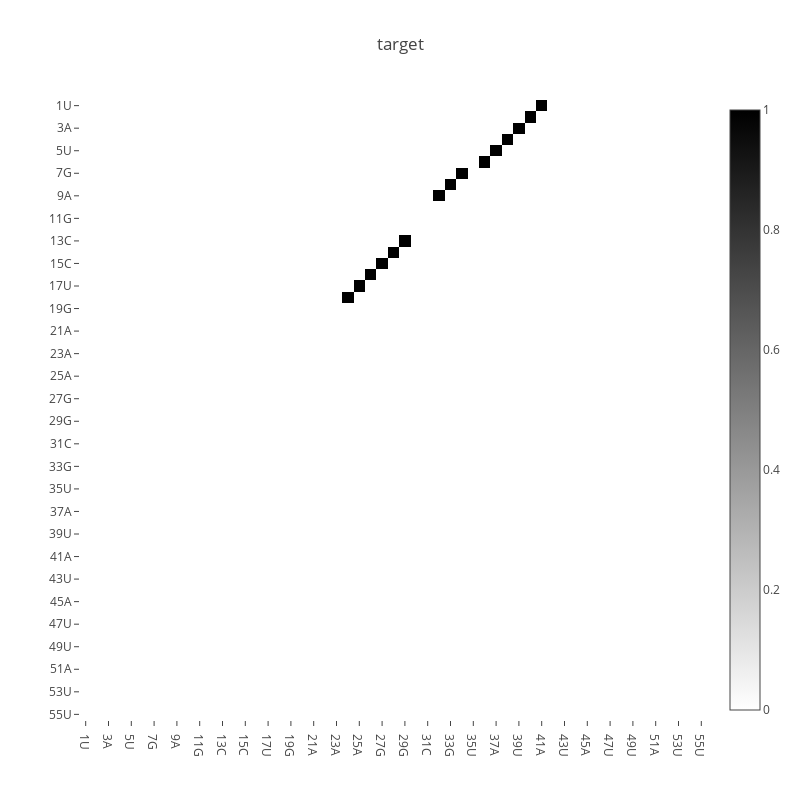

Notebook cell for this chart:
### Code cell
axis_label = ["{}{}".format(i+1, x) for i, x in enumerate(seq)]
# axis_label = ["{}{}".format(i, x) for i, x in enumerate(seq)]

fig = go.Figure(data=[go.Heatmap(
                   z=target,
                   x=axis_label,
                   y=axis_label,
    reversescale=True,
    colorscale='Greys')])

# layout = dict(
#     title='target',
#     xaxis=dict(title='seq'),
#     yaxis=dict(title='seq', autorange='reversed'),
#      height=800,
#     width=800,
#     )
layout = dict(
    title='target',
#     xaxis=dict(title='seq'),
    yaxis=dict(autorange='reversed'),
     height=800,
    width=800,
    )
fig['layout'].update(layout)
iplot(fig)

### Figure 1 — Plotly figure (JSON) as saved in the notebook; plotly's stock layout.template omitted (floating-point values rounded to 4 significant figures; data arrays with more than 128 entries replaced by an {"elided": "..."} marker saying what was removed)
{"data": [{"colorscale": "Greys", "reversescale": true, "type": "heatmap", "uid": "5e8f7c4a-63e8-45b5-92df-995e2931020d", "x": ["1U", "2C", "3A", "4U", "5U", "6U", "7G", "8U", "9A", "10A", "11G", "12U", "13C", "14G", "15C", "16U", "17U", "18U", "19G", "20G", "21A", "22U", "23A", "24A", "25A", "26A", "27G", "28C", "29G", "30U", "31C", "32U", "33G", "34C", "35U", "36A", "37A", "38A", "39U", "40G", "41A", "42C", "43U", "44A", "45A", "46A", "47U", "48G", "49U", "50A", "51A", "52A", "53U", "54G", "55U"], "y": ["1U", "2C", "3A", "4U", "5U", "6U", "7G", "8U", "9A", "10A", "11G", "12U", "13C", "14G", "15C", "16U", "17U", "18U", "19G", "20G", "21A", "22U", "23A", "24A", "25A", "26A", "27G", "28C", "29G", "30U", "31C", "32U", "33G", "34C", "35U", "36A", "37A", "38A", "39U", "40G", "41A", "42C", "43U", "44A", "45A", "46A", "47U", "48G", "49U", "50A", "51A", "52A", "53U", "54G", "55U"], "z": {"elided": "55x55 int values"}}], "layout": {"height": 800, "title": {"text": "target"}, "width": 800, "yaxis": {"autorange": "reversed"}}}
